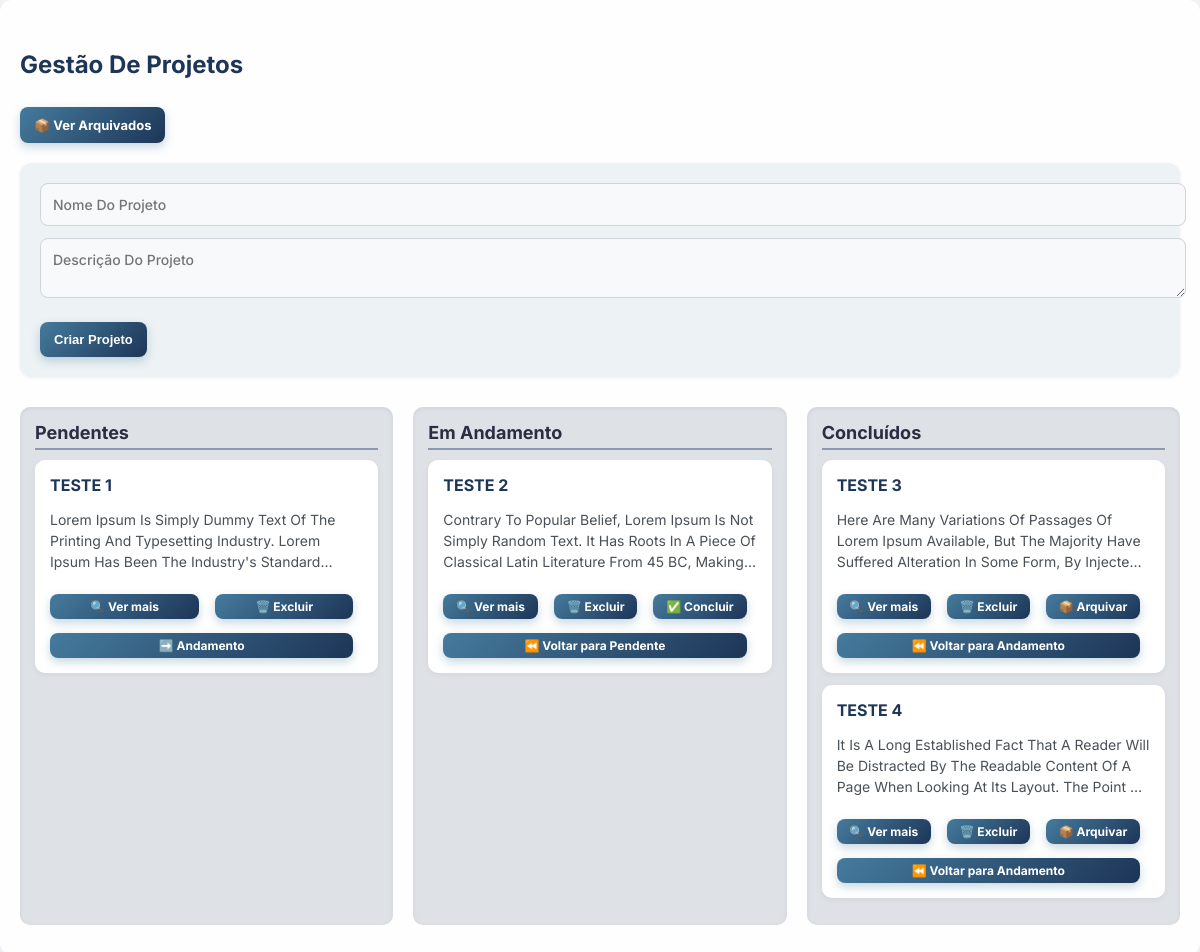
The page / on the database its author committed.
### app.py (models this page shows)
class Projeto(db.Model):
    id = db.Column(db.Integer, primary_key=True)
    nome = db.Column(db.String(100))
    descricao = db.Column(db.Text)
    status = db.Column(db.String(20), default='pendente')
    arquivado = db.Column(db.Boolean, default=False)
    inicio_andamento = db.Column(db.DateTime, nullable=True)
    fim_conclusao = db.Column(db.DateTime, nullable=True)

### app.py (the view)
@app.route('/')
def home():
    pendentes = Projeto.query.filter_by(status='pendente', arquivado=False).all()
    andamento = Projeto.query.filter_by(status='andamento', arquivado=False).all()
    concluidos = Projeto.query.filter_by(status='concluido', arquivado=False).all()
    return render_template('kanban.html', pendentes=pendentes, andamento=andamento, concluidos=concluidos)

### templates/kanban.html (shortened to what this page needs)
{% extends 'base.html' %}
{% block content %}
<h2>Gestão de Projetos</h2>
<a href="{{ url_for('arquivados') }}" class="btn btn-card" style="margin-bottom: 20px;">📦 Ver Arquivados</a>
<form method="POST" action="{{ url_for('criar_projeto') }}" style="margin-bottom: 30px;">
    <input type="text" name="nome" placeholder="Nome do Projeto" required>
    <textarea name="descricao" placeholder="Descrição do Projeto" rows="2" required></textarea>
    <button type="submit" class="btn btn-card">Criar Projeto</button>
</form>
<div class="kanban">
    <div class="col">
        <h3>Pendentes</h3>
        {% for p in pendentes %}
        <div class="card">
            <h4>{{ p.nome }}</h4>
            <p class="limitado">{{ p.descricao }}</p>
            <div class="botoes">
                <a href="{{ url_for('ver_projeto', projeto_id=p.id) }}" class="btn btn-card">🔍 Ver mais</a>
                <a href="{{ url_for('excluir_projeto', projeto_id=p.id) }}" class="btn btn-card" onclick="return confirm('Deseja excluir este projeto?')">🗑️ Excluir</a>
                <a href="{{ url_for('mover_projeto', projeto_id=p.id, novo_status='andamento') }}" class="btn btn-card">➡️ Andamento</a>
            </div>
        </div>
        {% endfor %}
    </div>
    <div class="col">
        <h3>Em Andamento</h3>
        {% for p in andamento %}
        <div class="card andamento">
            <h4>{{ p.nome }}</h4>
            <p class="limitado">{{ p.descricao }}</p>
            <div class="botoes">
                <a href="{{ url_for('ver_projeto', projeto_id=p.id) }}" class="btn btn-card">🔍 Ver mais</a>
                <a href="{{ url_for('excluir_projeto', projeto_id=p.id) }}" class="btn btn-card" onclick="return confirm('Deseja excluir este projeto?')">🗑️ Excluir</a>
                <a href="{{ url_for('mover_projeto', projeto_id=p.id, novo_status='concluido') }}" class="btn btn-card">✅ Concluir</a>
                <a href="{{ url_for('mover_projeto', projeto_id=p.id, novo_status='pendente') }}" class="btn btn-card">⏪ Voltar para Pendente</a>
            </div>
        </div>
        {% endfor %}
    </div>
    <div class="col">
        <h3>Concluídos</h3>
        {% for p in concluidos %}
        <div class="card concluido">
            <h4>{{ p.nome }}</h4>
            <p class="limitado">{{ p.descricao }}</p>
            <div class="botoes">
                <a href="{{ url_for('ver_projeto', projeto_id=p.id) }}" class="btn btn-card">🔍 Ver mais</a>
                <a href="{{ url_for('excluir_projeto', projeto_id=p.id) }}" class="btn btn-card" onclick="return confirm('Deseja excluir este projeto?')">🗑️ Excluir</a>
                <a href="{{ url_for('arquivar_projeto', projeto_id=p.id) }}" class="btn btn-card">📦 Arquivar</a>
                <a href="{{ url_for('mover_projeto', projeto_id=p.id, novo_status='andamento') }}" class="btn btn-card">⏪ Voltar para Andamento</a>
            </div>
        </div>
        {% endfor %}
    </div>
</div>
{% endblock %}

### static/css/style.css (style rules this page uses)
body { font-family: 'Inter', sans-serif; background: #f1f3f6; margin: 0; padding: 0; color: #2b2d42; }
h2 { margin-bottom: 20px; color: #1d3557; }
form { margin-bottom: 30px; background: #edf2f4; padding: 20px; border-radius: 12px; box-shadow: 0 1px 4px rgba(0,0,0,0.06); }
input, textarea { width: 100%; padding: 12px; margin-bottom: 12px; border: 1px solid #ced4da; border-radius: 8px; font-size: 15px; background: #f8f9fa; }
button { background: linear-gradient(135deg, #457b9d, #1d3557); color: #fff; padding: 10px 18px; font-size: 14px; border: none; border-radius: 8px; cursor: pointer; font-weight: bold; transition: all 0.3s ease; box-shadow: 0 4px 10px rgba(69, 123, 157, 0.3); }
.kanban { display: flex; gap: 20px; margin-top: 20px; flex-wrap: wrap; }
.col { flex: 1; min-width: 280px; background: #dee2e6; padding: 15px; border-radius: 10px; box-shadow: inset 0 1px 4px rgba(0,0,0,0.08); }
.col h3 { margin-top: 0; color: #2b2d42; font-size: 18px; margin-bottom: 10px; border-bottom: 2px solid #8d99ae; padding-bottom: 5px; }
.card { background: #ffffff; padding: 15px; border-radius: 10px; margin-bottom: 12px; box-shadow: 0 2px 6px rgba(0,0,0,0.05); position: relative; transition: transform 0.2s ease; }
.card h4 { margin: 0 0 5px; font-size: 16px; color: #1d3557; }
.card p.limitado { font-size: 14px; color: #495057; }
.card a { display: inline-block; margin-top: 10px; padding: 6px 10px; font-size: 13px; background: #edf6f9; border-radius: 6px; text-decoration: none; color: #0077b6; transition: background 0.3s; }
a.btn, .btn { background: linear-gradient(135deg, #457b9d, #1d3557); color: white !important; padding: 10px 14px; font-size: 13px; border: none; border-radius: 8px; font-weight: bold; text-decoration: none; display: inline-block; margin-right: 10px; margin-top: 8px; box-shadow: 0 4px 10px rgba(69, 123, 157, 0.3); transition: all 0.3s ease; }
.card p.limitado { font-size: 14px; color: #495057; max-height: 4.5em; overflow: hidden; text-overflow: ellipsis; line-height: 1.5em; display: -webkit-box; -webkit-line-clamp: 3; -webkit-box-orient: vertical; }
.botoes { display: flex; flex-wrap: wrap; gap: 6px; margin-top: 10px; }
.botoes .btn-card { font-size: 12px; padding: 5px 10px; white-space: nowrap; flex: 1 1 auto; text-align: center; }
.card h4, .card p, .descricao-ver-projeto, .descricao-curta, textarea, input[type="text"], input[type="password"], input[type="email"], textarea, p, h2, h3, h4 { word-wrap: break-word; white-space: normal; text-transform: capitalize; }
input[type="text"], textarea { font-family: 'Inter', sans-serif; font-size: 14px; font-weight: 500; color: #1d3557; text-transform: capitalize; }

### rows shown on the page
Projeto: nome "TESTE 1", descricao "Lorem Ipsum Is Simply Dummy Text Of The Printing And Typesetting Industry. Lorem Ipsum Has Been The Industry's…"
Projeto: nome "TESTE 2", descricao "Contrary To Popular Belief, Lorem Ipsum Is Not Simply Random Text. It Has Roots In A Piece Of Classical Latin Literature From 45 BC, Making…"
Projeto: nome "TESTE 3", descricao "Here Are Many Variations Of Passages Of Lorem Ipsum Available, But The Majority Have Suffered Alteration In Some Form, By…"
Projeto: nome "TESTE 4", descricao "It Is A Long Established Fact That A Reader Will Be Distracted By The Readable Content Of A Page When Looking At Its Layout. The Point…"
